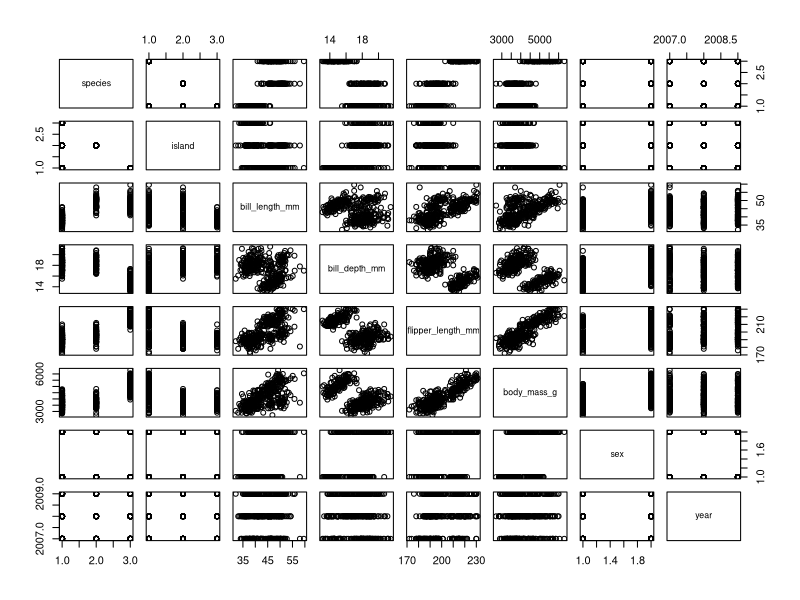
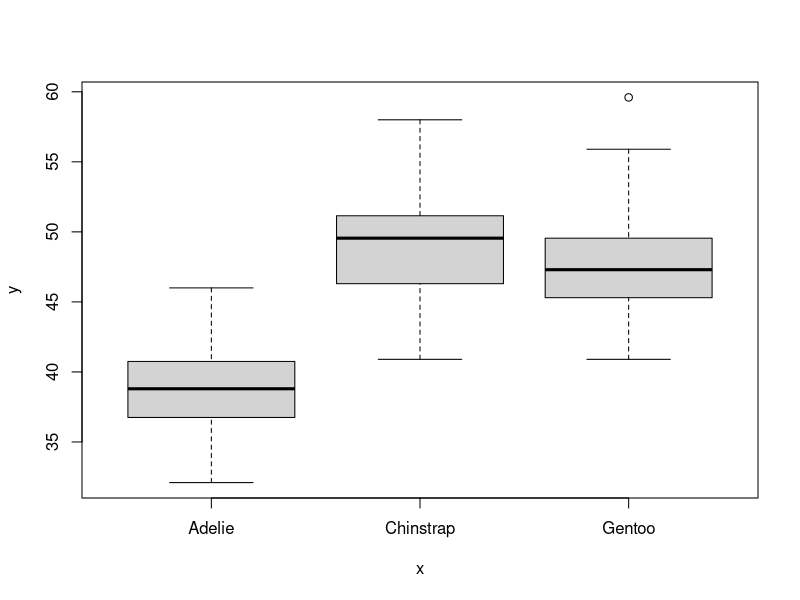
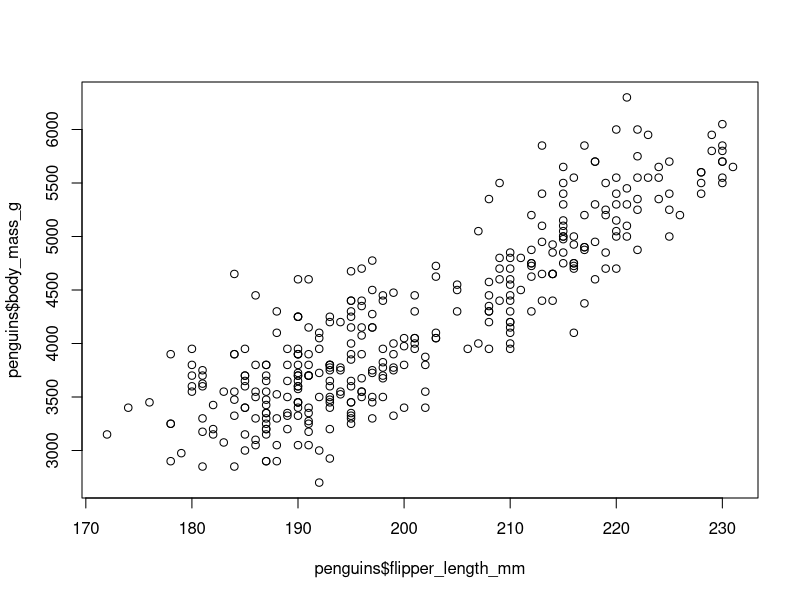
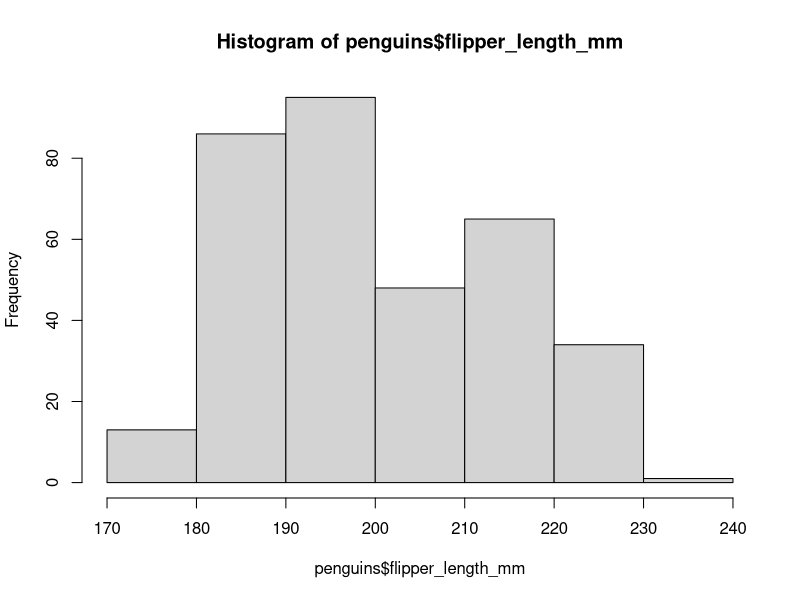
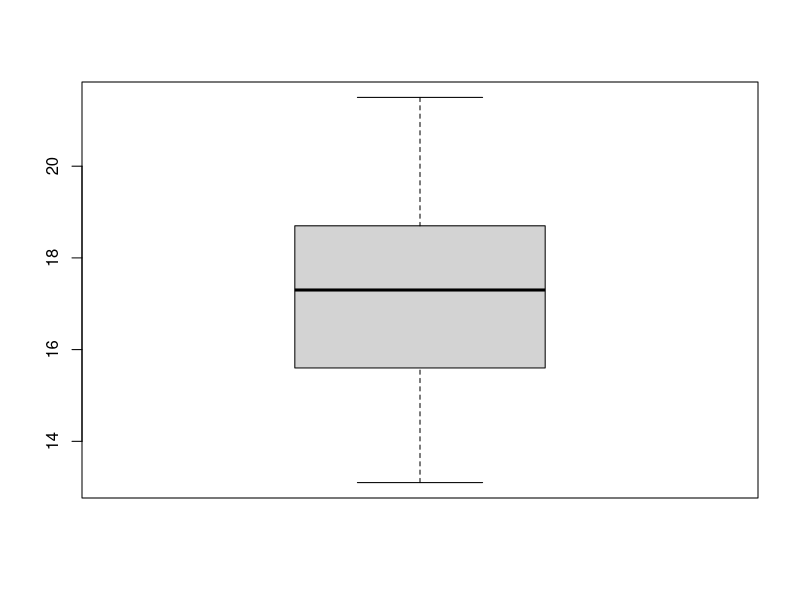
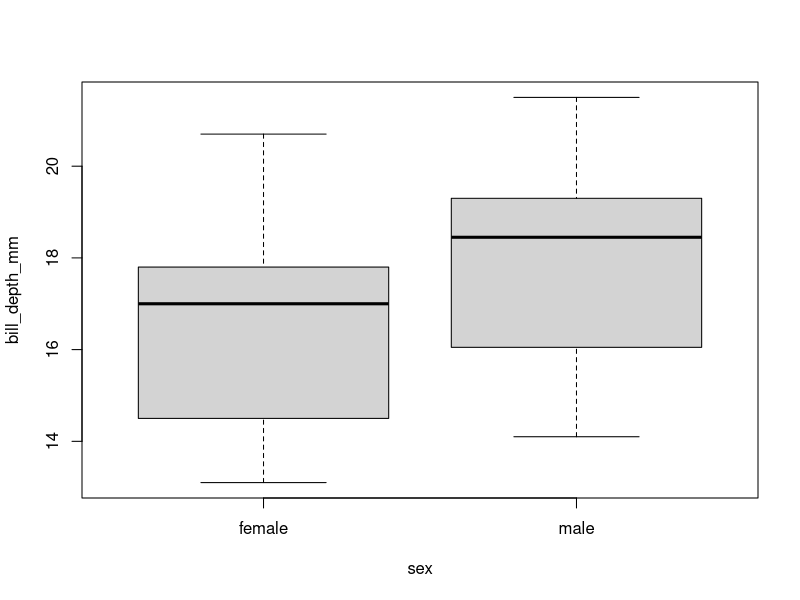
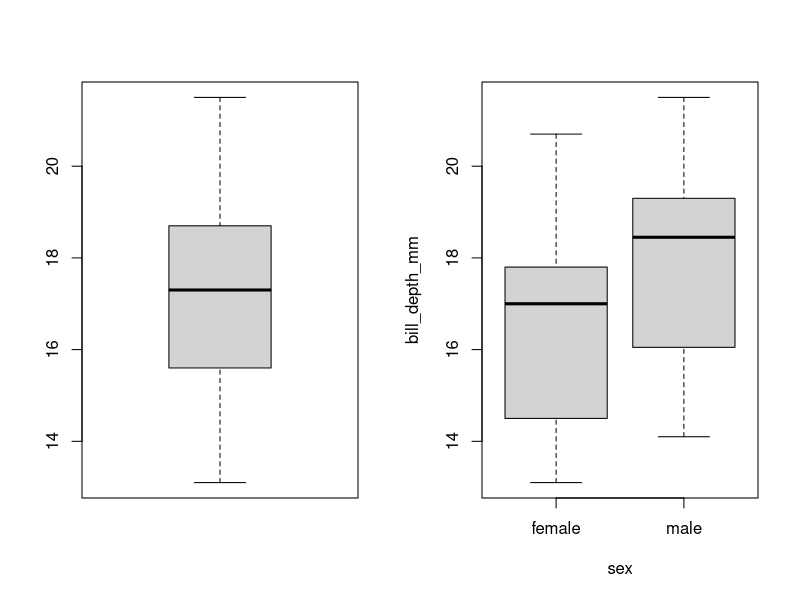
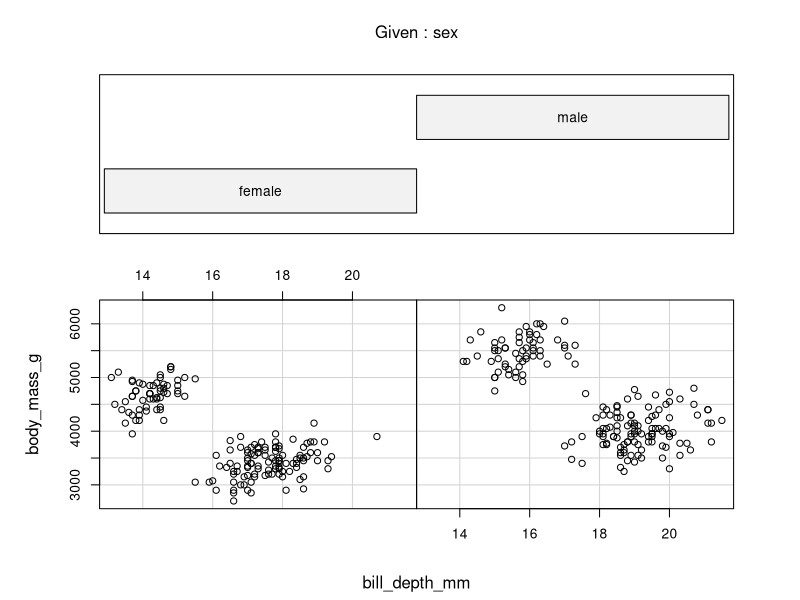

Write the R code that produced these figures, in order.
install.packages("palmerpenguins")
install.packages("here")

require(palmerpenguins)
require(here)

class(penguins)

penguins = data.frame(penguins)

mean(penguins$body_mass_g)

head(penguins)

?mean

mean(penguins$body_mass_g, na.rm = TRUE)

summary(penguins)

#pair plots is pairs( )

pairs(penguins)

#plot(x = data$name of what you want, y = data$name of what you want)

plot(x = penguins$species, y = penguins$bill_length_mm)

plot(x = penguins$flipper_length_mm, y = penguins$body_mass_g)

#hist(x = data$name) and to add breaks add to hist(breaks = 7-0.5)

hist(penguins$flipper_length_mm, breaks = 6)

boxplot(penguins$bill_depth_mm)

boxplot(bill_depth_mm ~ sex, data = penguins)

#use par( ) to put multiple plots on a single figure
par(mfrow = c(1, 2))
boxplot(penguins$bill_depth_mm)
boxplot(bill_depth_mm ~ sex, data = penguins)

#coplots

coplot(body_mass_g ~ bill_depth_mm | sex, data = penguins)

